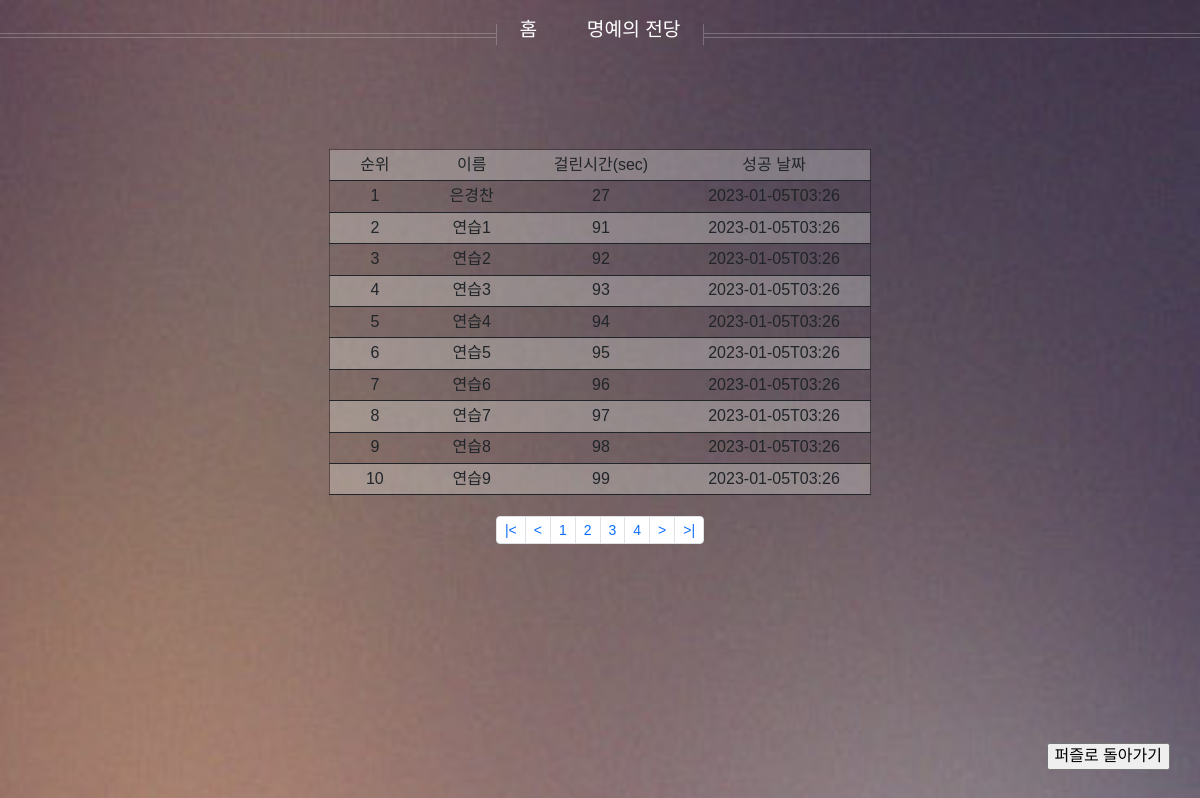
Page /puzzleApp/rank/ on the committed database.
### puzzleApp/models.py (models this page shows)
class Puzzle(models.Model):
    name = models.CharField(max_length=255, unique=True)
    score = models.IntegerField()
    date = models.CharField(max_length=255)
    class Meta:
        db_table = 'Puzzle'

### puzzleApp/views.py (the view)
# urls.py: path("rank/", ballmungViews.rank, name="rank"),
def rank(request):
    puzzle = Puzzle.objects.all().order_by('score','date')
    page_info = {
        "startPage" : 1,
        "endPage" : 10,
        "underPageCount" : 10,
        "currentPage" : 1,
        "totalPage" : 0,
        "countPerPage" : 10,
    }
    page_info["currentPage"] = request.GET.get('page')
    if not page_info["currentPage"]:
        page_info["currentPage"] = 1
    else:
        page_info["currentPage"] = int(page_info["currentPage"])
        if page_info["currentPage"] <= 0:
            page_info["currentPage"] = 1
    page_info["totalPage"] = (puzzle.count() // page_info["countPerPage"]) + 1
    if (puzzle.count() % page_info["countPerPage"]) == 0:
        page_info["totalPage"] -= 1
    page_info["startPage"] = (page_info["currentPage"] // page_info["underPageCount"]) * page_info["underPageCount"] + 1
    page_info["endPage"] = page_info["startPage"] + page_info["underPageCount"] - 1
    if page_info["endPage"] > page_info["totalPage"]:
        page_info["endPage"] = page_info["totalPage"]
    pageRange = range(page_info["startPage"], page_info["endPage"]+1)
    paginator = Paginator(puzzle, page_info["countPerPage"])
    rankinfo_s = paginator.get_page(page_info["currentPage"])
    return render(request, 'puzzleApp/rank.html', {"rankdata":rankinfo_s, "page_info":page_info, "pageRange":pageRange})

### puzzleApp/templates/puzzleApp/rank.html (shortened to what this page needs)
<head>
    <link href="https://cdn.jsdelivr.net/npm/bootstrap@5.2.3/dist/css/bootstrap.min.css" rel="stylesheet">
    <link rel="stylesheet" href="/static/ballmungApp/css/mainApp_rank.css">
</head>
<body>
    {% include "nav.html" %}
    <div class="container">
        <table style="text-align: center;">
            <tr>
                <th>순위</th>
                <th>이름</th>
                <th>걸린시간(sec)</th>
                <th>성공 날짜</th>
            </tr>
            {% for pu in rankdata %}
            <tr>
                <h3>
                    <td>{{forloop.counter0|add:1}}</td>
                    <td>{{pu.name}}</td>
                    <td>{{pu.score}}</td>
                    <td>{{pu.date}}</td>
                </h3>
            </tr>
            {% endfor %}
        </table>
        <br>
        <div class="">
            <ul class="pagination pagination-sm">
                <li class="page-item"><a class="page-link" href="{% url "puzzleApp:rank" %}?page={{ 1 }}">|&lt</a></li>
                <li class="page-item"><a class="page-link" href="#">&lt</a></li>
                {% for pr in pageRange%}
                <li class="page-item"><a class="page-link" href="{% url "puzzleApp:rank" %}?page={{ pr }}">{{ pr }}</a>
                </li>
                {% endfor %}
                <li class="page-item"><a class="page-link" href="#">&gt</a></li>
                <li class="page-item"><a class="page-link" href="{% url "puzzleApp:rank" %}?page={{ page_info.totalPage
                        }}">&gt|</a></li>
            </ul>
        </div>
        <input type="button" class="puzzlebutton" value="퍼즐로 돌아가기" onclick="location.href='../'" style="display: none;">
    </div>
</body>

### ballmungApp/static/ballmungApp/css/mainApp_rank.css (style rules this page uses)
html,body,div,span, p, a, img, ol, ul, li, form, label, table, tr, th, td, canvas, header, nav, section { margin: 0; padding: 0; border: 0; font-size: 100%; font: inherit; vertical-align: baseline; }
body { font-family: 'Noto Sans KR', sans-serif; padding-left: 0px; background-image: url("../images/pic02.jpg"); background-size: cover; line-height: 1.3; }
table { position: relative; border-collapse: collapse; border: 1px solid; border-color: rgba(0, 0, 0, 0.3); padding-left: 10px; }
th, td { border-bottom: 1px solid; padding: 0.6vh 2.5vw; }
tbody>tr:nth-of-type(2n-1) { background-color: rgba(235, 237, 232, 0.3); }

### puzzleApp/templates/puzzleApp/rank.html (style rules this page uses)
.container { display: flex; justify-content: center; flex-direction: column; align-items: center; }
.puzzlebutton { right: 0; bottom: 0; position: fixed; margin: 0 30 30 0; }

### rows in the picture
Puzzle: name "은경찬", score "27", date "2023-01-05T03:26"
Puzzle: name "연습1", score "91", date "2023-01-05T03:26"
Puzzle: name "연습2", score "92", date "2023-01-05T03:26"
Puzzle: name "연습3", score "93", date "2023-01-05T03:26"
Puzzle: name "연습4", score "94", date "2023-01-05T03:26"
Puzzle: name "연습5", score "95", date "2023-01-05T03:26"
Puzzle: name "연습6", score "96", date "2023-01-05T03:26"
Puzzle: name "연습7", score "97", date "2023-01-05T03:26"
Puzzle: name "연습8", score "98", date "2023-01-05T03:26"
Puzzle: name "연습9", score "99", date "2023-01-05T03:26"

### other values in the picture
{{ pr }} "1" "2" "3" "4"
